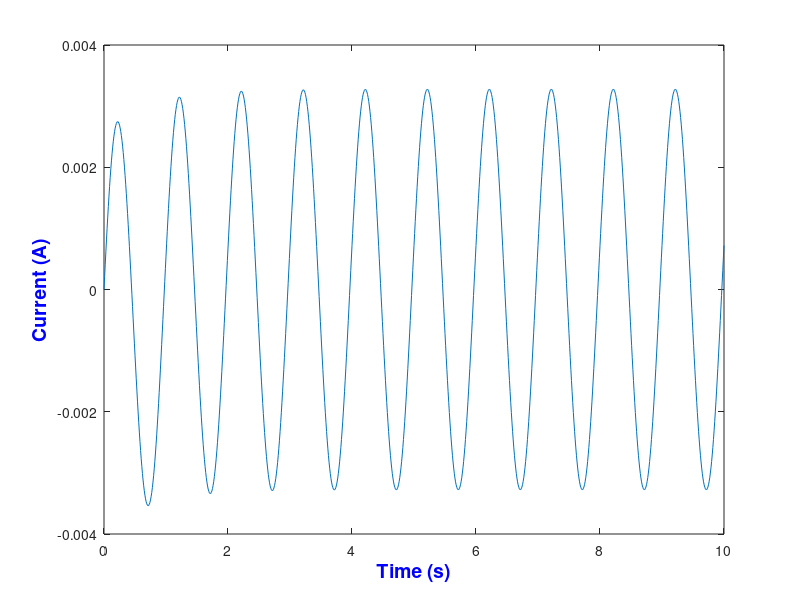

MATLAB code to generate this figure:
clc;
clear all;
close all;
R=30;
C=0.0237;
dt=0.01;
t=0:dt:10;
v=0.1*sin(2*pi*t);
q(1) = 0;
for i=1:length(t)
        dq(i)=v(i)/R-q(i)/(R*C);
        q(i+1)=dq(i)*dt+q(i);
end
i=dq;
plot(t,i);
xlabel('Time (s)', 'Fontsize',14,'FontWeight','bold', 'Color','b')
ylabel('Current (A)', 'FontSize', 14, 'FontWeight','bold', 'Color', 'b')

